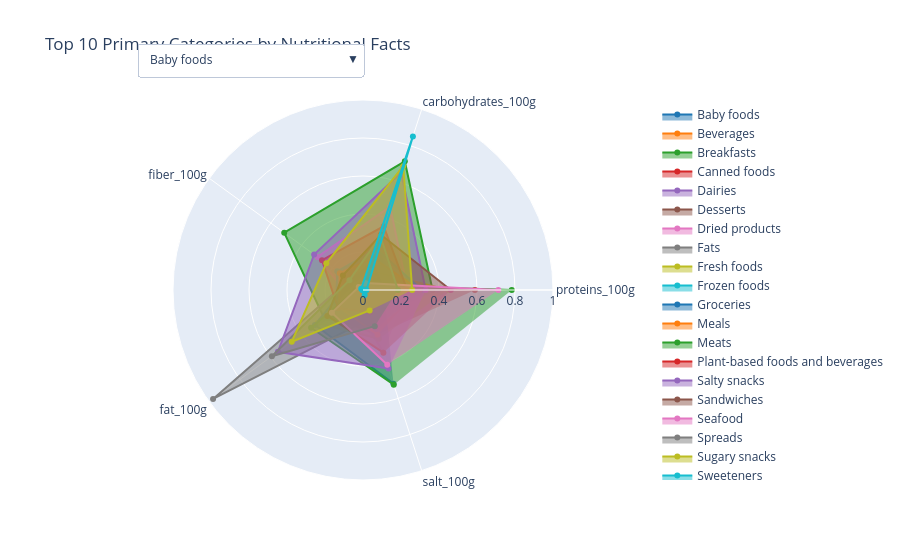

Notebook code for this chart:
### Markdown cell above
### Radial chart

### Code cell
import pandas as pd
from modules.radar_chart import preprocess_data, create_radar_chart, create_radar_chart_with_dropdown

# Define the columns to analyze
category_col = 'category_level_1'
nutrient_cols = ['proteins_100g', 'carbohydrates_100g', 'fiber_100g', 'fat_100g', 'salt_100g']

# Preprocess the data
top_category_nutrition = preprocess_data(data, category_col, nutrient_cols, top_n=20)

# Extract categories and values
categories = top_category_nutrition[category_col]
values = top_category_nutrition[nutrient_cols]

# Create a radar chart
# create_radar_chart(categories, values, title='Top 10 Primary Categories by Nutritional Facts')
create_radar_chart_with_dropdown(categories, values, title='Top 10 Primary Categories by Nutritional Facts')

### Figure 1 — Plotly figure (JSON) as saved in the notebook; plotly's stock layout.template omitted (floating-point values rounded to 4 significant figures)
{"data": [{"fill": "toself", "line": {"color": "#1f77b4"}, "name": "Baby foods", "r": [0.1458, 0.2499, 0.1519, 0.07818, 0.04165], "theta": ["proteins_100g", "carbohydrates_100g", "fiber_100g", "fat_100g", "salt_100g"], "type": "scatterpolar", "visible": true}, {"fill": "toself", "line": {"color": "#ff7f0e"}, "name": "Beverages", "r": [0.0397, 0.1855, 0.03268, 0.01615, 0.03051], "theta": ["proteins_100g", "carbohydrates_100g", "fiber_100g", "fat_100g", "salt_100g"], "type": "scatterpolar", "visible": true}, {"fill": "toself", "line": {"color": "#2ca02c"}, "name": "Breakfasts", "r": [0.3662, 0.7122, 0.5125, 0.2527, 0.1358], "theta": ["proteins_100g", "carbohydrates_100g", "fiber_100g", "fat_100g", "salt_100g"], "type": "scatterpolar", "visible": true}, {"fill": "toself", "line": {"color": "#d62728"}, "name": "Canned foods", "r": [0.5888, 0.04565, 0.07087, 0.2288, 0.2467], "theta": ["proteins_100g", "carbohydrates_100g", "fiber_100g", "fat_100g", "salt_100g"], "type": "scatterpolar", "visible": true}, {"fill": "toself", "line": {"color": "#9467bd"}, "name": "Dairies", "r": [0.3935, 0.0837, 0.01264, 0.2729, 0.1593], "theta": ["proteins_100g", "carbohydrates_100g", "fiber_100g", "fat_100g", "salt_100g"], "type": "scatterpolar", "visible": true}, {"fill": "toself", "line": {"color": "#8c564b"}, "name": "Desserts", "r": [0.1188, 0.3362, 0.08086, 0.1938, 0.04277], "theta": ["proteins_100g", "carbohydrates_100g", "fiber_100g", "fat_100g", "salt_100g"], "type": "scatterpolar", "visible": true}, {"fill": "toself", "line": {"color": "#e377c2"}, "name": "Dried products", "r": [0.2343, 0.4615, 0.296, 0.07669, 0.3466], "theta": ["proteins_100g", "carbohydrates_100g", "fiber_100g", "fat_100g", "salt_100g"], "type": "scatterpolar", "visible": true}, {"fill": "toself", "line": {"color": "#7f7f7f"}, "name": "Fats", "r": [0.1462, 0.04839, 0.0902, 0.9754, 0.1524], "theta": ["proteins_100g", "carbohydrates_100g", "fiber_100g", "fat_100g", "salt_100g"], "type": "scatterpolar", "visible": true}, {"fill": "toself", "line": {"color": "#bcbd22"}, "name": "Fresh foods", "r": [0.4494, 0.1084, 0.04946, 0.2949, 0.2698], "theta": ["proteins_100g", "carbohydrates_100g", "fiber_100g", "fat_100g", "salt_100g"], "type": "scatterpolar", "visible": true}, {"fill": "toself", "line": {"color": "#17becf"}, "name": "Frozen foods", "r": [0.3108, 0.2274, 0.1674, 0.1779, 0.2162], "theta": ["proteins_100g", "carbohydrates_100g", "fiber_100g", "fat_100g", "salt_100g"], "type": "scatterpolar", "visible": true}, {"fill": "toself", "line": {"color": "#1f77b4"}, "name": "Groceries", "r": [0.111, 0.1554, 0.08026, 0.3128, 0.5182], "theta": ["proteins_100g", "carbohydrates_100g", "fiber_100g", "fat_100g", "salt_100g"], "type": "scatterpolar", "visible": true}, {"fill": "toself", "line": {"color": "#ff7f0e"}, "name": "Meals", "r": [0.2992, 0.1766, 0.1508, 0.1552, 0.2476], "theta": ["proteins_100g", "carbohydrates_100g", "fiber_100g", "fat_100g", "salt_100g"], "type": "scatterpolar", "visible": true}, {"fill": "toself", "line": {"color": "#2ca02c"}, "name": "Meats", "r": [0.7828, 0.02604, 0.02296, 0.338, 0.524], "theta": ["proteins_100g", "carbohydrates_100g", "fiber_100g", "fat_100g", "salt_100g"], "type": "scatterpolar", "visible": true}, {"fill": "toself", "line": {"color": "#d62728"}, "name": "Plant-based foods and beverages", "r": [0.2329, 0.3526, 0.2668, 0.1623, 0.1238], "theta": ["proteins_100g", "carbohydrates_100g", "fiber_100g", "fat_100g", "salt_100g"], "type": "scatterpolar", "visible": true}, {"fill": "toself", "line": {"color": "#9467bd"}, "name": "Salty snacks", "r": [0.3301, 0.6504, 0.318, 0.5536, 0.4341], "theta": ["proteins_100g", "carbohydrates_100g", "fiber_100g", "fat_100g", "salt_100g"], "type": "scatterpolar", "visible": true}, {"fill": "toself", "line": {"color": "#8c564b"}, "name": "Sandwiches", "r": [0.4619, 0.3053, 0.1307, 0.2317, 0.3469], "theta": ["proteins_100g", "carbohydrates_100g", "fiber_100g", "fat_100g", "salt_100g"], "type": "scatterpolar", "visible": true}, {"fill": "toself", "line": {"color": "#e377c2"}, "name": "Seafood", "r": [0.7121, 0.03825, 0.0275, 0.2027, 0.4132], "theta": ["proteins_100g", "carbohydrates_100g", "fiber_100g", "fat_100g", "salt_100g"], "type": "scatterpolar", "visible": true}, {"fill": "toself", "line": {"color": "#7f7f7f"}, "name": "Spreads", "r": [0.1842, 0.2973, 0.08823, 0.5927, 0.2001], "theta": ["proteins_100g", "carbohydrates_100g", "fiber_100g", "fat_100g", "salt_100g"], "type": "scatterpolar", "visible": true}, {"fill": "toself", "line": {"color": "#bcbd22"}, "name": "Sugary snacks", "r": [0.2589, 0.6854, 0.2388, 0.4636, 0.1129], "theta": ["proteins_100g", "carbohydrates_100g", "fiber_100g", "fat_100g", "salt_100g"], "type": "scatterpolar", "visible": true}, {"fill": "toself", "line": {"color": "#17becf"}, "name": "Sweeteners", "r": [0.01828, 0.8499, 0.0118, 0.003107, 0.02822], "theta": ["proteins_100g", "carbohydrates_100g", "fiber_100g", "fat_100g", "salt_100g"], "type": "scatterpolar", "visible": true}], "layout": {"polar": {"radialaxis": {"range": [0, 1], "visible": true}}, "title": {"text": "Top 10 Primary Categories by Nutritional Facts"}, "updatemenus": [{"buttons": [{"args": [{"title": "Top 10 Primary Categories by Nutritional Facts - Baby foods", "visible": [true, false, false, false, false, false, false, false, false, false, false, false, false, false, false, false, false, false, false, false]}], "label": "Baby foods", "method": "update"}, {"args": [{"title": "Top 10 Primary Categories by Nutritional Facts - Beverages", "visible": [false, true, false, false, false, false, false, false, false, false, false, false, false, false, false, false, false, false, false, false]}], "label": "Beverages", "method": "update"}, {"args": [{"title": "Top 10 Primary Categories by Nutritional Facts - Breakfasts", "visible": [false, false, true, false, false, false, false, false, false, false, false, false, false, false, false, false, false, false, false, false]}], "label": "Breakfasts", "method": "update"}, {"args": [{"title": "Top 10 Primary Categories by Nutritional Facts - Canned foods", "visible": [false, false, false, true, false, false, false, false, false, false, false, false, false, false, false, false, false, false, false, false]}], "label": "Canned foods", "method": "update"}, {"args": [{"title": "Top 10 Primary Categories by Nutritional Facts - Dairies", "visible": [false, false, false, false, true, false, false, false, false, false, false, false, false, false, false, false, false, false, false, false]}], "label": "Dairies", "method": "update"}, {"args": [{"title": "Top 10 Primary Categories by Nutritional Facts - Desserts", "visible": [false, false, false, false, false, true, false, false, false, false, false, false, false, false, false, false, false, false, false, false]}], "label": "Desserts", "method": "update"}, {"args": [{"title": "Top 10 Primary Categories by Nutritional Facts - Dried products", "visible": [false, false, false, false, false, false, true, false, false, false, false, false, false, false, false, false, false, false, false, false]}], "label": "Dried products", "method": "update"}, {"args": [{"title": "Top 10 Primary Categories by Nutritional Facts - Fats", "visible": [false, false, false, false, false, false, false, true, false, false, false, false, false, false, false, false, false, false, false, false]}], "label": "Fats", "method": "update"}, {"args": [{"title": "Top 10 Primary Categories by Nutritional Facts - Fresh foods", "visible": [false, false, false, false, false, false, false, false, true, false, false, false, false, false, false, false, false, false, false, false]}], "label": "Fresh foods", "method": "update"}, {"args": [{"title": "Top 10 Primary Categories by Nutritional Facts - Frozen foods", "visible": [false, false, false, false, false, false, false, false, false, true, false, false, false, false, false, false, false, false, false, false]}], "label": "Frozen foods", "method": "update"}, {"args": [{"title": "Top 10 Primary Categories by Nutritional Facts - Groceries", "visible": [false, false, false, false, false, false, false, false, false, false, true, false, false, false, false, false, false, false, false, false]}], "label": "Groceries", "method": "update"}, {"args": [{"title": "Top 10 Primary Categories by Nutritional Facts - Meals", "visible": [false, false, false, false, false, false, false, false, false, false, false, true, false, false, false, false, false, false, false, false]}], "label": "Meals", "method": "update"}, {"args": [{"title": "Top 10 Primary Categories by Nutritional Facts - Meats", "visible": [false, false, false, false, false, false, false, false, false, false, false, false, true, false, false, false, false, false, false, false]}], "label": "Meats", "method": "update"}, {"args": [{"title": "Top 10 Primary Categories by Nutritional Facts - Plant-based foods and beverages", "visible": [false, false, false, false, false, false, false, false, false, false, false, false, false, true, false, false, false, false, false, false]}], "label": "Plant-based foods and beverages", "method": "update"}, {"args": [{"title": "Top 10 Primary Categories by Nutritional Facts - Salty snacks", "visible": [false, false, false, false, false, false, false, false, false, false, false, false, false, false, true, false, false, false, false, false]}], "label": "Salty snacks", "method": "update"}, {"args": [{"title": "Top 10 Primary Categories by Nutritional Facts - Sandwiches", "visible": [false, false, false, false, false, false, false, false, false, false, false, false, false, false, false, true, false, false, false, false]}], "label": "Sandwiches", "method": "update"}, {"args": [{"title": "Top 10 Primary Categories by Nutritional Facts - Seafood", "visible": [false, false, false, false, false, false, false, false, false, false, false, false, false, false, false, false, true, false, false, false]}], "label": "Seafood", "method": "update"}, {"args": [{"title": "Top 10 Primary Categories by Nutritional Facts - Spreads", "visible": [false, false, false, false, false, false, false, false, false, false, false, false, false, false, false, false, false, true, false, false]}], "label": "Spreads", "method": "update"}, {"args": [{"title": "Top 10 Primary Categories by Nutritional Facts - Sugary snacks", "visible": [false, false, false, false, false, false, false, false, false, false, false, false, false, false, false, false, false, false, true, false]}], "label": "Sugary snacks", "method": "update"}, {"args": [{"title": "Top 10 Primary Categories by Nutritional Facts - Sweeteners", "visible": [false, false, false, false, false, false, false, false, false, false, false, false, false, false, false, false, false, false, false, true]}], "label": "Sweeteners", "method": "update"}], "direction": "down", "showactive": true, "x": 0.1, "xanchor": "left", "y": 1.15, "yanchor": "top"}]}}
